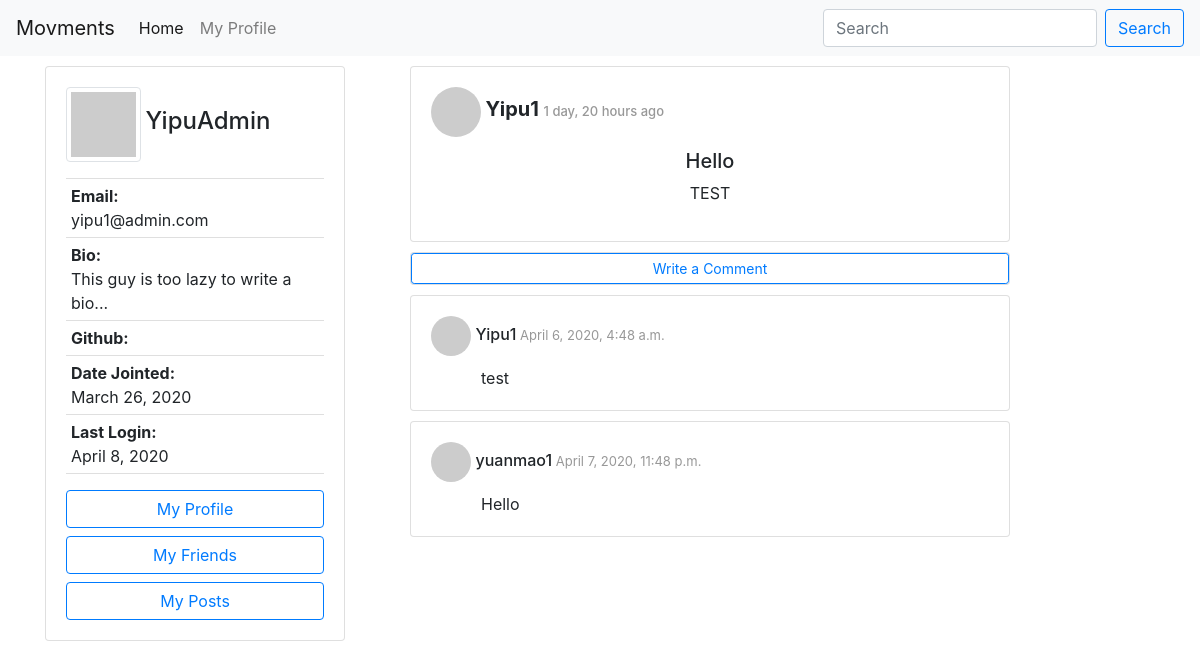
Screenshot of /posts/f598736993ca4f5dbdb15d06130e0a5d (signed in) with the database file from the repository.
### accounts/models.py (models this page shows, shortened)
class Author(AbstractBaseUser):
    email=models.EmailField(
        verbose_name='email address',
        max_length=60,
        unique=True,
    )
    id = models.CharField(primary_key=True, default=uuid.uuid4().urn[9:], editable=False,max_length=100,unique=True)
    displayName = models.CharField(max_length=30)
    lastName = models.CharField(max_length=30, blank=True)
    firstName = models.CharField(max_length=30, blank=True)
    host = models.CharField(default=settings.HOSTNAME, max_length=100)
    url = models.CharField(default="", max_length=100)
    avatar = models.ImageField(upload_to='avatar/', default = 'avatar/default-avatar.png', blank=True, null=True)
    github = models.URLField(default="", max_length=100, null=True)
    bio = models.CharField(default="This guy is too lazy to write a bio...", max_length=200, blank=True, null=True)
    date_joined=models.DateField(verbose_name="date joined", auto_now=True)
    last_login=models.DateField(verbose_name="last login", auto_now=True)
    active=models.BooleanField(default=True)
    activated=models.BooleanField(default=False)
    node=models.BooleanField(default=False)
    admin=models.BooleanField(default=False)
    share=models.BooleanField(default=False)
    share_image=models.BooleanField(default=False)
    objects = AuthorManager()
    USERNAME_FIELD = 'email'
    REQUIRED_FIELDS = ['displayName', ]

### posting/models.py (models this page shows, shortened)
class Post(models.Model):
    id = models.UUIDField(primary_key=True, default=uuid.uuid4, max_length=50, editable=False)
    author = models.ForeignKey(Author, on_delete=models.CASCADE)
    title = models.CharField(max_length=100)
    contentType = models.CharField(max_length=20, default = 'text/plain', choices=CONTENT_TYPE)
    origin = models.CharField(default="",max_length=200, editable=False)
    source = models.CharField(max_length=200, blank=True)
    content = models.TextField()
    categories = models.CharField(max_length=200, blank=True)
    unlisted = models.BooleanField(default=False, choices=UNLISTED)
    published = models.DateTimeField('date posted', auto_now_add=True, blank=True)
    visibility = models.CharField(max_length=10, default = 'PUBLIC', choices=POST_VISIBILITY)
    visibleTo = models.TextField(blank=True)

class Comment(models.Model):
    id = models.UUIDField(primary_key=True, default=uuid.uuid4, editable=False)
    author = models.ForeignKey(Author, on_delete=models.CASCADE)
    post = models.ForeignKey(Post, on_delete=models.CASCADE)
    contentType = models.CharField(max_length=20, default = 'text/plain', choices=CONTENT_TYPE_COMMENT)
    comment = models.CharField(max_length=288)
    published = models.DateTimeField('date posted', auto_now_add=True, blank=True)

### posting/views.py (the view)
# urls.py: path('posts/<str:post_id>', APIviews.ViewPostDetails.as_view(), name='view post details'),
class ViewPostDetails(APIView):
    permission_classes = [IsAuthenticated]
    def get(self, request, post_id, format=None):
        post = Post.objects.filter(id=post_id)
        if not post.exists():
            nodes = ServerNode.objects.all()
            if nodes.exists():
                post, comments = getRemotePost(post_id, nodes, request.user.url)
            if not post:
                friends_obj = getAllFriends(request.user.id)
                friends = []
                for obj in friends_obj:
                    friends.append(obj.url)
                nodes = ServerNode.objects.all()
                if nodes.exists():
                    for node in nodes:
                        post, comments = getRemoteFOAFPost(
                            node, post_id, request.user, friends)
                        if post:
                            print(post.author)
                            break
            if not post:
                return HttpResponseNotFound("Post not found")
        else:
            post = post[0]
            if not checkVisibility(request.user.url, post):
                return HttpResponseForbidden("You don't have visibility.")
            comments = Comment.objects.filter(post=post)
        context = {
            'post': post,
            'comment_list': comments[:10],
        }
        return render(request, "posting/post-details.html", context)

### friendship/helper_functions.py (called while the page is built, shortened)
def checkVisibility(requester_url, post):
    if post.visibility == 'PUBLIC':
        return True

### posting/templates/posting/post-details.html
{% extends 'posting/homepage.html' %}
{% block shortProfile %}
    {% if request.user.is_authenticated %}
        {% include 'posting/profile-card.html' with request=request%}
    {% endif %}
{% endblock %}
{% block newPost %}
        {% include 'posting/post-full-view.html' with post=post %}
{% endblock %}
{% block content %}
        {% include 'posting/comment-input.html' with post=post request=request %}
        {% if comment_list %}
            <ul style="padding: 0;list-style-type: none;">
                {% for comment in comment_list %}
                    {% include 'posting/comment-view.html' with comment=comment post=post %}
                {% endfor %}
            </ul>
        {% endif %}
{% endblock %}

### posting/templates/posting/profile-card.html (shortened to what this page needs)
<div class="card  position-fixed" style="width: 300px;">
    <div class="card-body">
    <img src="https://avatars.dicebear.com/v2/jdenticon/{{ request.user.displayName }}.svg" id="imgProfile" style="width: 75px; height: 75px" class="img-thumbnail" />
    <h4 class="card-title" style="display: inline;">{{request.user.displayName }}</h4>
    <p class="card-text">
        <ul class="list-group list-group-flush" >
            <li  class="list-group-item" style="padding: 5px;"><span style="font-weight: bold;">Email:</span><br>{{ request.user.email }}</li>
            <li  class="list-group-item" style="padding: 5px;"><span style="font-weight: bold;">Bio:</span><br>{{ request.user.bio }}</li>
            <li  class="list-group-item" style="padding: 5px;"><span style="font-weight: bold;">Github:</span><br>{{ request.user.github }}</li>
            <li  class="list-group-item" style="padding: 5px;"><span style="font-weight: bold;">Date Jointed:</span><br> {{ request.user.date_joined }}</li>
            <li  class="list-group-item" style="padding: 5px;"><span style="font-weight: bold;">Last Login:</span><br>{{ request.user.last_login }}</li>
        </ul>
    </p>
    <div id="user-menu">
        <a href="{% url 'accounts:view profile' request.user.id %}" class="btn btn-outline-primary btn-block">My Profile</a>
        <a href="{% url 'friendship:get friends list' request.user.id %}" class="btn btn-outline-primary btn-block">My Friends</a>
        <a href="{% url 'posting:view user posts' request.user.id %}" class="btn btn-outline-primary btn-block">My Posts</a>
    </div>
    </div>
</div>

### posting/templates/posting/post-full-view.html (shortened to what this page needs)
<div class="card" style="width: 600px;height: auto">
    <div class="card-body">
        <div class='card-title'>
            <img src="https://avatars.dicebear.com/v2/jdenticon/{{post.author.displayName}}.svg" id="imgProfile" style="width: 50px; height: 50px ;border-radius:50%;"/>
            <h5 class="post-tile" style="display: inline;"><b>{{ post.author.displayName }} </b> <span id="timestamp"> {{ post.published|timesince }} ago</span></h5>
        </div>
        <div class="card-content">
            <div class="content-container" style="width:auto;height:auto;">
                <div class='post-content-continer' style="text-align: center;">
                    <h5>{{post.title}}</h5>
                    {% if post.contentType == 'image/png;base64' %}
                    <img alt="Post Image" style="max-width:300px;max-height:300px;padding-bottom: 10px;"/>
                    {% elif post.contentType == 'image/jpeg;base64' %}
                    <img alt="Post Image" style="max-width:300px;max-height:300px;padding-bottom: 10px;"/>
                    {% elif post.contentType == 'application/base64' %}
                    <p>I dont know how to display application yet</p>
                    {% elif post.contentType == 'text/markdown' %}
                    <div id="markdown">{{ post.content_markdown | safe }}</div>
                    {% else %}
                        <p>{{ post.content }}</p >
                    {% endif %}
                </div>
            </div>
        </div>
    </div>
</div>

### posting/templates/posting/comment-view.html (shortened to what this page needs)
<div class="card" style="width: 600px; height: auto;">
    <div class="card-body">
            <div class="card-content">
                <div class="card-subtile " style="text-align: left;">
                    <img src="https://avatars.dicebear.com/v2/jdenticon/{{comment.author.displayName}}.svg" id="imgProfile" style="width: 40px; height: 40px ;border-radius:50%;"/>
                    <h6 style="display: inline">{{ comment.author.displayName }}</h6><span id="timestamp">   {{ comment.published }}</span>
                    <div style="margin-top:10px; margin-left:50px;margin-right:50px;">
                        {% if comment.contentType == 'text/markdown' %}
                            <div id="markdown">{{ comment.comment_markdown | safe }}</div>
                        {% else %}
                            <div>  {{ comment.comment }} </div>
                        {% endif %}
                    </div>
                </div>
            </div>
    </div>
</div>

### posting/templates/posting/base.html (style rules this page uses)
#timestamp { font-size: small; color:#989898; }
.card { margin-top: 10px; }

### rows the page displays
Author: user.displayName "YipuAdmin", user.email "yipu1@admin.com", user.bio "This guy is too lazy to write a bio...", user.date_joined "March 26, 2020", user.last_login "April 8, 2020"
Post: author.displayName "Yipu1", published "1 day, 20 hours", title "Hello", content "TEST"
Comment: author.displayName "Yipu1", published "April 6, 2020, 4:48 a.m.", comment "test"
Comment: author.displayName "yuanmao1", published "April 7, 2020, 11:48 p.m.", comment "Hello"
